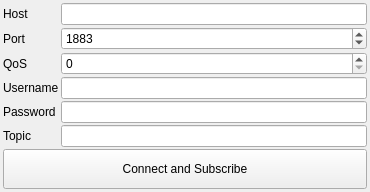
<?xml version="1.0" encoding="UTF-8"?>
<ui version="4.0">
 <class>MQTTSubscriberEmbeddedWidget</class>
 <widget class="QWidget" name="MQTTSubscriberEmbeddedWidget">
  <property name="geometry">
   <rect>
    <x>0</x>
    <y>0</y>
    <width>370</width>
    <height>192</height>
   </rect>
  </property>
  <property name="minimumSize">
   <size>
    <width>370</width>
    <height>192</height>
   </size>
  </property>
  <property name="windowTitle">
   <string>Form</string>
  </property>
  <layout class="QGridLayout" name="gridLayout">
   <property name="leftMargin">
    <number>3</number>
   </property>
   <property name="topMargin">
    <number>3</number>
   </property>
   <property name="rightMargin">
    <number>3</number>
   </property>
   <property name="bottomMargin">
    <number>3</number>
   </property>
   <property name="spacing">
    <number>2</number>
   </property>
   <item row="3" column="0">
    <widget class="QLabel" name="label_3">
     <property name="text">
      <string>Username</string>
     </property>
    </widget>
   </item>
   <item row="1" column="1">
    <widget class="QSpinBox" name="mpPortSpinBox">
     <property name="minimum">
      <number>1880</number>
     </property>
     <property name="maximum">
      <number>8888</number>
     </property>
     <property name="value">
      <number>1883</number>
     </property>
    </widget>
   </item>
   <item row="2" column="0">
    <widget class="QLabel" name="label_6">
     <property name="text">
      <string>QoS</string>
     </property>
    </widget>
   </item>
   <item row="4" column="1">
    <widget class="QLineEdit" name="mpPasswordLineEdit">
     <property name="echoMode">
      <enum>QLineEdit::EchoMode::Password</enum>
     </property>
    </widget>
   </item>
   <item row="4" column="0">
    <widget class="QLabel" name="label_4">
     <property name="text">
      <string>Password</string>
     </property>
    </widget>
   </item>
   <item row="5" column="0">
    <widget class="QLabel" name="label_5">
     <property name="text">
      <string>Topic</string>
     </property>
    </widget>
   </item>
   <item row="0" column="0">
    <widget class="QLabel" name="label">
     <property name="text">
      <string>Host</string>
     </property>
    </widget>
   </item>
   <item row="0" column="1">
    <widget class="QLineEdit" name="mpHostLineEdit"/>
   </item>
   <item row="5" column="1">
    <widget class="QLineEdit" name="mpTopicLineEdit"/>
   </item>
   <item row="2" column="1">
    <widget class="QSpinBox" name="mpQoSSpinBox">
     <property name="maximum">
      <number>2</number>
     </property>
    </widget>
   </item>
   <item row="1" column="0">
    <widget class="QLabel" name="label_2">
     <property name="text">
      <string>Port</string>
     </property>
    </widget>
   </item>
   <item row="3" column="1">
    <widget class="QLineEdit" name="mpUsernameLineEdit"/>
   </item>
   <item row="6" column="0" colspan="2">
    <widget class="QPushButton" name="mpConnectButton">
     <property name="sizePolicy">
      <sizepolicy hsizetype="Minimum" vsizetype="MinimumExpanding">
       <horstretch>0</horstretch>
       <verstretch>0</verstretch>
      </sizepolicy>
     </property>
     <property name="text">
      <string>Connect and Subscribe</string>
     </property>
     <property name="checkable">
      <bool>true</bool>
     </property>
    </widget>
   </item>
  </layout>
 </widget>
 <tabstops>
  <tabstop>mpHostLineEdit</tabstop>
  <tabstop>mpPortSpinBox</tabstop>
  <tabstop>mpQoSSpinBox</tabstop>
  <tabstop>mpUsernameLineEdit</tabstop>
  <tabstop>mpPasswordLineEdit</tabstop>
  <tabstop>mpTopicLineEdit</tabstop>
 </tabstops>
 <resources/>
 <connections/>
</ui>
